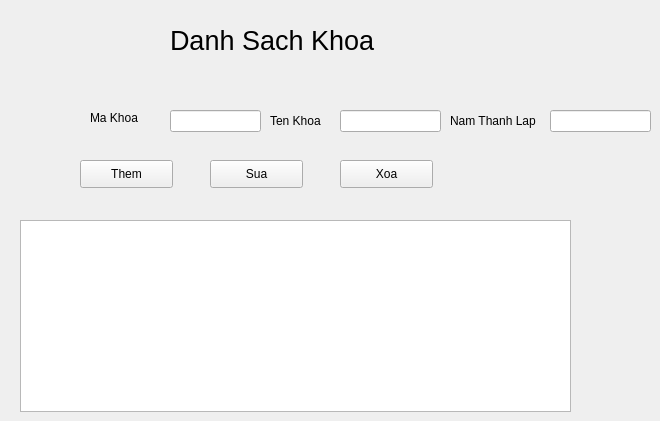
     <widget class="QWidget" name="Khoa_page">
      <widget class="QLabel" name="label_5">
       <property name="geometry">
        <rect>
         <x>170</x>
         <y>-20</y>
         <width>281</width>
         <height>121</height>
        </rect>
       </property>
       <property name="font">
        <font>
         <pointsize>20</pointsize>
        </font>
       </property>
       <property name="text">
        <string>Danh Sach Khoa</string>
       </property>
      </widget>
      <widget class="QLabel" name="txtTebKhoa">
       <property name="geometry">
        <rect>
         <x>270</x>
         <y>110</y>
         <width>81</width>
         <height>21</height>
        </rect>
       </property>
       <property name="text">
        <string>Ten Khoa</string>
       </property>
      </widget>
      <widget class="QLineEdit" name="txtMaKhoa">
       <property name="geometry">
        <rect>
         <x>170</x>
         <y>110</y>
         <width>91</width>
         <height>22</height>
        </rect>
       </property>
      </widget>
      <widget class="QLineEdit" name="txtTenKhoa">
       <property name="geometry">
        <rect>
         <x>340</x>
         <y>110</y>
         <width>101</width>
         <height>22</height>
        </rect>
       </property>
      </widget>
      <widget class="QPushButton" name="btnThemKhoa">
       <property name="geometry">
        <rect>
         <x>80</x>
         <y>160</y>
         <width>93</width>
         <height>28</height>
        </rect>
       </property>
       <property name="text">
        <string>Them</string>
       </property>
      </widget>
      <widget class="QPushButton" name="btnSuaKhoa">
       <property name="geometry">
        <rect>
         <x>210</x>
         <y>160</y>
         <width>93</width>
         <height>28</height>
        </rect>
       </property>
       <property name="text">
        <string>Sua</string>
       </property>
      </widget>
      <widget class="QPushButton" name="btnXoaKhoa">
       <property name="geometry">
        <rect>
         <x>340</x>
         <y>160</y>
         <width>93</width>
         <height>28</height>
        </rect>
       </property>
       <property name="text">
        <string>Xoa</string>
       </property>
      </widget>
      <widget class="QLineEdit" name="txtNamThanhLap">
       <property name="geometry">
        <rect>
         <x>550</x>
         <y>110</y>
         <width>101</width>
         <height>22</height>
        </rect>
       </property>
      </widget>
      <widget class="QLabel" name="label_11">
       <property name="geometry">
        <rect>
         <x>450</x>
         <y>110</y>
         <width>101</width>
         <height>21</height>
        </rect>
       </property>
       <property name="text">
        <string>Nam Thanh Lap</string>
       </property>
      </widget>
      <widget class="QTableWidget" name="tableDSK">
       <property name="geometry">
        <rect>
         <x>20</x>
         <y>220</y>
         <width>551</width>
         <height>192</height>
        </rect>
       </property>
      </widget>
      <widget class="QLabel" name="label_10">
       <property name="geometry">
        <rect>
         <x>90</x>
         <y>110</y>
         <width>55</width>
         <height>16</height>
        </rect>
       </property>
       <property name="text">
        <string>Ma Khoa</string>
       </property>
      </widget>
     </widget>
